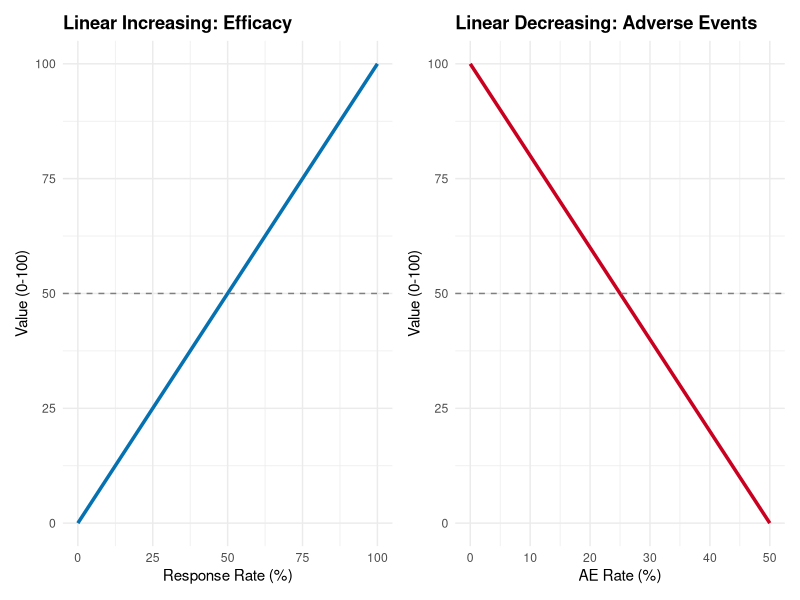
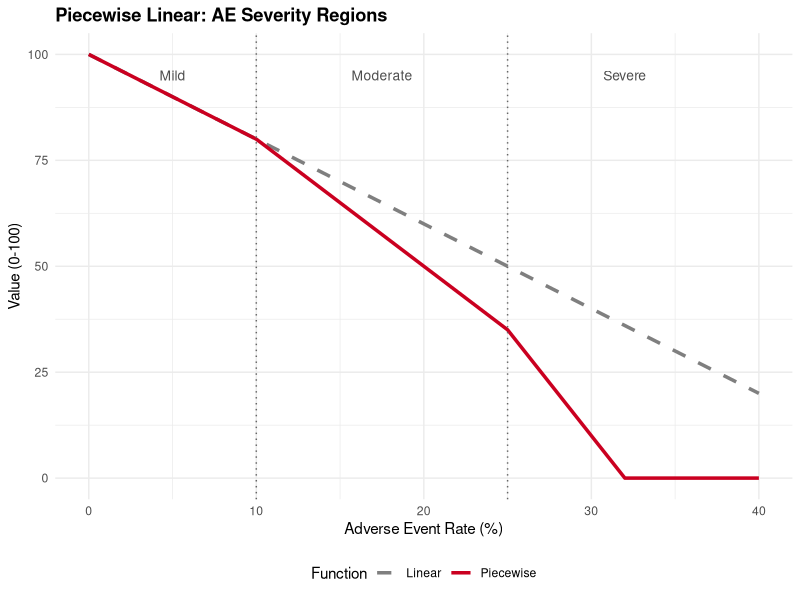
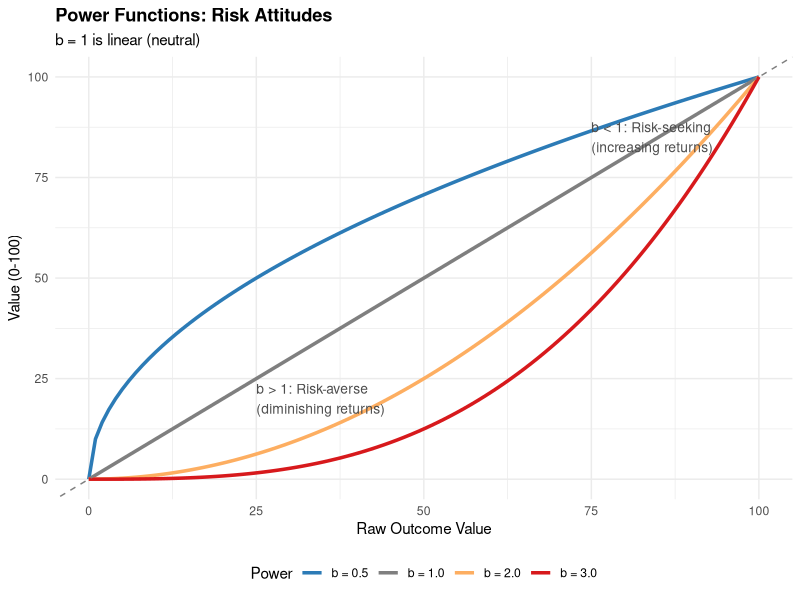
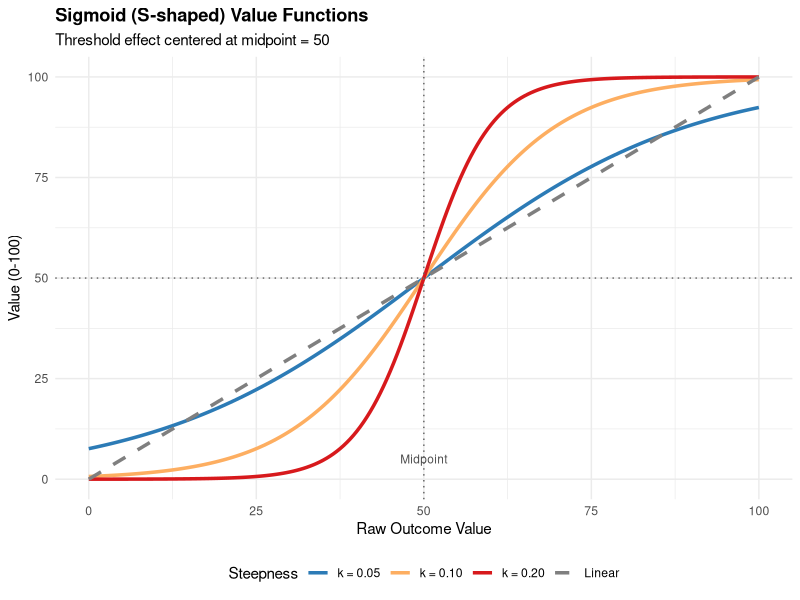
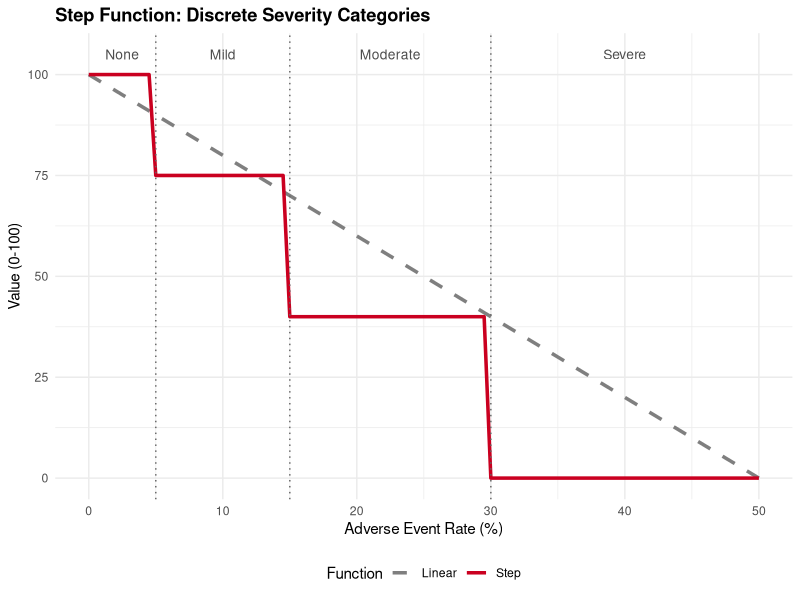
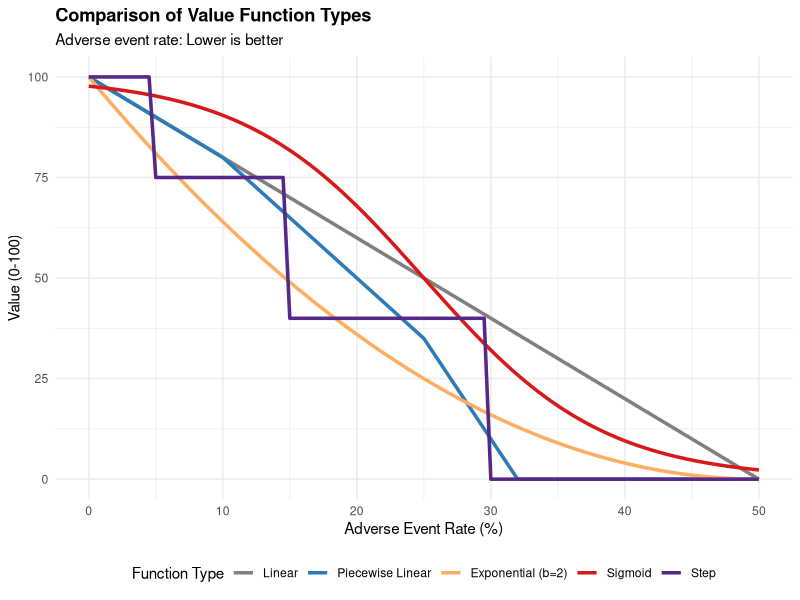
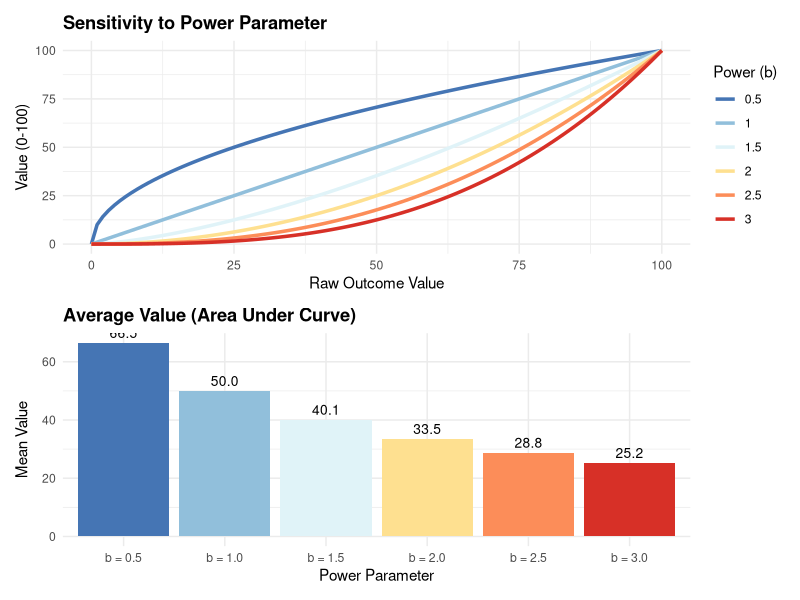

These charts were generated, in order, by the following R code: (Note: this script raises an error after producing the figures.)
## ---- chunk 1
knitr::opts_chunk$set(
  collapse = TRUE,
  comment = "#>",
  fig.width = 10,
  fig.height = 6,
  echo = FALSE,
  message = FALSE,
  warning = FALSE
)
## ---- chunk 2
library(ggplot2)
library(dplyr)
library(tidyr)
library(patchwork)
## ---- chunk 3
# Define linear value functions
linear_increasing <- function(x, min_val, max_val) {
  100 * (x - min_val) / (max_val - min_val)
}

linear_decreasing <- function(x, min_val, max_val) {
  100 * (max_val - x) / (max_val - min_val)
}

# Example: Efficacy (0-100% response rate)
x_efficacy <- seq(0, 100, by = 1)
value_efficacy <- linear_increasing(x_efficacy, min_val = 0, max_val = 100)

# Example: Adverse events (0-50% AE rate)
x_ae <- seq(0, 50, by = 0.5)
value_ae <- linear_decreasing(x_ae, min_val = 0, max_val = 50)

# Create plots
p_efficacy <- ggplot(data.frame(x = x_efficacy, value = value_efficacy),
                     aes(x = x, y = value)) +
  geom_line(color = "#0571b0", linewidth = 1.2) +
  geom_hline(yintercept = 50, linetype = "dashed", color = "gray50") +
  labs(
    title = "Linear Increasing: Efficacy",
    x = "Response Rate (%)",
    y = "Value (0-100)"
  ) +
  theme_minimal() +
  theme(plot.title = element_text(face = "bold"))

p_ae <- ggplot(data.frame(x = x_ae, value = value_ae),
               aes(x = x, y = value)) +
  geom_line(color = "#ca0020", linewidth = 1.2) +
  geom_hline(yintercept = 50, linetype = "dashed", color = "gray50") +
  labs(
    title = "Linear Decreasing: Adverse Events",
    x = "AE Rate (%)",
    y = "Value (0-100)"
  ) +
  theme_minimal() +
  theme(plot.title = element_text(face = "bold"))

p_efficacy + p_ae
## ---- chunk 4
# Piecewise linear function with 3 segments
piecewise_linear <- function(x, breakpoints, slopes, intercepts) {
  value <- numeric(length(x))
  for (i in seq_along(x)) {
    if (x[i] < breakpoints[1]) {
      value[i] <- slopes[1] * x[i] + intercepts[1]
    } else if (x[i] < breakpoints[2]) {
      value[i] <- slopes[2] * (x[i] - breakpoints[1]) + intercepts[2]
    } else {
      value[i] <- slopes[3] * (x[i] - breakpoints[2]) + intercepts[3]
    }
  }
  # Constrain to 0-100
  pmax(0, pmin(100, value))
}

# Example: AE severity with different concern levels
# Mild (0-10%): slope = -2
# Moderate (10-25%): slope = -3
# Severe (>25%): slope = -5

x_ae_pw <- seq(0, 40, by = 0.5)

# Calculate intercepts to ensure continuity
# At x=0: value=100
# At x=10: value=100-2*10=80
# At x=25: value=80-3*(25-10)=35

breakpoints <- c(10, 25)
slopes <- c(-2, -3, -5)
intercepts <- c(100, 80, 35)

value_ae_pw <- piecewise_linear(x_ae_pw, breakpoints, slopes, intercepts)

# Compare with linear
value_ae_linear <- linear_decreasing(x_ae_pw, min_val = 0, max_val = 50)

comparison_df <- data.frame(
  x = rep(x_ae_pw, 2),
  value = c(value_ae_pw, value_ae_linear),
  type = rep(c("Piecewise", "Linear"), each = length(x_ae_pw))
)

ggplot(comparison_df, aes(x = x, y = value, color = type, linetype = type)) +
  geom_line(linewidth = 1.2) +
  geom_vline(xintercept = breakpoints, linetype = "dotted", color = "gray40") +
  annotate("text", x = 5, y = 95, label = "Mild", size = 3.5, color = "gray30") +
  annotate("text", x = 17.5, y = 95, label = "Moderate", size = 3.5, color = "gray30") +
  annotate("text", x = 32, y = 95, label = "Severe", size = 3.5, color = "gray30") +
  scale_color_manual(values = c("Piecewise" = "#ca0020", "Linear" = "gray50")) +
  scale_linetype_manual(values = c("Piecewise" = "solid", "Linear" = "dashed")) +
  labs(
    title = "Piecewise Linear: AE Severity Regions",
    x = "Adverse Event Rate (%)",
    y = "Value (0-100)",
    color = "Function",
    linetype = "Function"
  ) +
  theme_minimal() +
  theme(
    plot.title = element_text(face = "bold"),
    legend.position = "bottom"
  )
## ---- chunk 5
# Power/exponential functions
power_function <- function(x, min_val, max_val, power) {
  normalized <- (x - min_val) / (max_val - min_val)
  100 * normalized^power
}

x_vals <- seq(0, 100, by = 1)

# Different power values
powers <- c(0.5, 1, 2, 3)
power_data <- data.frame()

for (p in powers) {
  values <- power_function(x_vals, min_val = 0, max_val = 100, power = p)
  power_data <- rbind(
    power_data,
    data.frame(
      x = x_vals,
      value = values,
      power = as.factor(sprintf("b = %.1f", p))
    )
  )
}

ggplot(power_data, aes(x = x, y = value, color = power)) +
  geom_line(linewidth = 1.2) +
  geom_abline(slope = 1, intercept = 0, linetype = "dashed", color = "gray50") +
  annotate("text", x = 75, y = 85, label = "b < 1: Risk-seeking\n(increasing returns)",
           size = 3.5, color = "gray30", hjust = 0) +
  annotate("text", x = 25, y = 20, label = "b > 1: Risk-averse\n(diminishing returns)",
           size = 3.5, color = "gray30", hjust = 0) +
  scale_color_manual(values = c(
    "b = 0.5" = "#2c7bb6",
    "b = 1.0" = "gray50",
    "b = 2.0" = "#fdae61",
    "b = 3.0" = "#d7191c"
  )) +
  labs(
    title = "Power Functions: Risk Attitudes",
    subtitle = "b = 1 is linear (neutral)",
    x = "Raw Outcome Value",
    y = "Value (0-100)",
    color = "Power"
  ) +
  theme_minimal() +
  theme(
    plot.title = element_text(face = "bold"),
    legend.position = "bottom"
  )
## ---- chunk 6
# Sigmoid/logistic function
sigmoid_function <- function(x, min_val, max_val, midpoint, steepness) {
  # Normalize x to midpoint
  x_centered <- x - midpoint
  # Apply logistic function
  100 / (1 + exp(-steepness * x_centered))
}

x_vals <- seq(0, 100, by = 0.5)

# Different steepness values (k parameter)
steepness_vals <- c(0.05, 0.1, 0.2)
sigmoid_data <- data.frame()

for (k in steepness_vals) {
  values <- sigmoid_function(x_vals, min_val = 0, max_val = 100,
                             midpoint = 50, steepness = k)
  sigmoid_data <- rbind(
    sigmoid_data,
    data.frame(
      x = x_vals,
      value = values,
      steepness = as.factor(sprintf("k = %.2f", k))
    )
  )
}

# Add linear for comparison
sigmoid_data <- rbind(
  sigmoid_data,
  data.frame(
    x = x_vals,
    value = linear_increasing(x_vals, 0, 100),
    steepness = "Linear"
  )
)

ggplot(sigmoid_data, aes(x = x, y = value, color = steepness, linetype = steepness)) +
  geom_line(linewidth = 1.2) +
  geom_vline(xintercept = 50, linetype = "dotted", color = "gray40") +
  geom_hline(yintercept = 50, linetype = "dotted", color = "gray40") +
  annotate("text", x = 50, y = 5, label = "Midpoint", size = 3, color = "gray30") +
  scale_color_manual(values = c(
    "k = 0.05" = "#2c7bb6",
    "k = 0.10" = "#fdae61",
    "k = 0.20" = "#d7191c",
    "Linear" = "gray50"
  )) +
  scale_linetype_manual(values = c(
    "k = 0.05" = "solid",
    "k = 0.10" = "solid",
    "k = 0.20" = "solid",
    "Linear" = "dashed"
  )) +
  labs(
    title = "Sigmoid (S-shaped) Value Functions",
    subtitle = "Threshold effect centered at midpoint = 50",
    x = "Raw Outcome Value",
    y = "Value (0-100)",
    color = "Steepness",
    linetype = "Steepness"
  ) +
  theme_minimal() +
  theme(
    plot.title = element_text(face = "bold"),
    legend.position = "bottom"
  )
## ---- chunk 7
# Step function for severity categories
step_function <- function(x, thresholds, values) {
  result <- numeric(length(x))
  for (i in seq_along(x)) {
    # Find which category x[i] falls into
    category <- sum(x[i] >= thresholds) + 1
    result[i] <- values[category]
  }
  result
}

x_vals <- seq(0, 50, by = 0.5)

# Example: AE severity categories
# None (0-5%): value=100
# Mild (5-15%): value=75
# Moderate (15-30%): value=40
# Severe (>30%): value=0

thresholds <- c(5, 15, 30)
values <- c(100, 75, 40, 0)

value_step <- step_function(x_vals, thresholds, values)
value_linear <- linear_decreasing(x_vals, 0, 50)

comparison_step <- data.frame(
  x = rep(x_vals, 2),
  value = c(value_step, value_linear),
  type = rep(c("Step", "Linear"), each = length(x_vals))
)

ggplot(comparison_step, aes(x = x, y = value, color = type, linetype = type)) +
  geom_line(linewidth = 1.2) +
  geom_vline(xintercept = thresholds, linetype = "dotted", color = "gray40") +
  annotate("text", x = 2.5, y = 105, label = "None", size = 3.5, color = "gray30") +
  annotate("text", x = 10, y = 105, label = "Mild", size = 3.5, color = "gray30") +
  annotate("text", x = 22.5, y = 105, label = "Moderate", size = 3.5, color = "gray30") +
  annotate("text", x = 40, y = 105, label = "Severe", size = 3.5, color = "gray30") +
  scale_color_manual(values = c("Step" = "#ca0020", "Linear" = "gray50")) +
  scale_linetype_manual(values = c("Step" = "solid", "Linear" = "dashed")) +
  labs(
    title = "Step Function: Discrete Severity Categories",
    x = "Adverse Event Rate (%)",
    y = "Value (0-100)",
    color = "Function",
    linetype = "Function"
  ) +
  theme_minimal() +
  theme(
    plot.title = element_text(face = "bold"),
    legend.position = "bottom"
  )
## ---- chunk 8
x_vals <- seq(0, 50, by = 0.5)

# Generate all function types
comparison_all <- data.frame(
  x = rep(x_vals, 5),
  value = c(
    linear_decreasing(x_vals, 0, 50),
    piecewise_linear(x_vals, c(10, 25), c(-2, -3, -5), c(100, 80, 35)),
    power_function(50 - x_vals, 0, 50, 2),  # Decreasing + risk-averse
    100 - sigmoid_function(x_vals, 0, 50, 25, 0.15),  # Inverted sigmoid
    step_function(x_vals, c(5, 15, 30), c(100, 75, 40, 0))
  ),
  type = rep(
    c("Linear", "Piecewise Linear", "Exponential (b=2)",
      "Sigmoid", "Step"),
    each = length(x_vals)
  )
)

comparison_all$type <- factor(
  comparison_all$type,
  levels = c("Linear", "Piecewise Linear", "Exponential (b=2)",
             "Sigmoid", "Step")
)

ggplot(comparison_all, aes(x = x, y = value, color = type)) +
  geom_line(linewidth = 1.2) +
  scale_color_manual(values = c(
    "Linear" = "gray50",
    "Piecewise Linear" = "#2c7bb6",
    "Exponential (b=2)" = "#fdae61",
    "Sigmoid" = "#d7191c",
    "Step" = "#542788"
  )) +
  labs(
    title = "Comparison of Value Function Types",
    subtitle = "Adverse event rate: Lower is better",
    x = "Adverse Event Rate (%)",
    y = "Value (0-100)",
    color = "Function Type"
  ) +
  theme_minimal() +
  theme(
    plot.title = element_text(face = "bold"),
    legend.position = "bottom"
  )
## ---- chunk 9
# Sensitivity to power parameter
x_vals <- seq(0, 100, by = 1)
powers <- c(0.5, 1, 1.5, 2, 2.5, 3)

sensitivity_data <- data.frame()
for (p in powers) {
  values <- power_function(x_vals, 0, 100, p)
  sensitivity_data <- rbind(
    sensitivity_data,
    data.frame(
      x = x_vals,
      value = values,
      power = p,
      power_label = sprintf("b = %.1f", p)
    )
  )
}

# Calculate area under curve as a sensitivity metric
auc_values <- sensitivity_data %>%
  group_by(power_label) %>%
  summarise(auc = sum(value) / n(), .groups = "drop")

p1 <- ggplot(sensitivity_data, aes(x = x, y = value, color = as.factor(power))) +
  geom_line(linewidth = 1.2) +
  scale_color_brewer(palette = "RdYlBu", direction = -1) +
  labs(
    title = "Sensitivity to Power Parameter",
    x = "Raw Outcome Value",
    y = "Value (0-100)",
    color = "Power (b)"
  ) +
  theme_minimal() +
  theme(plot.title = element_text(face = "bold"))

p2 <- ggplot(auc_values, aes(x = power_label, y = auc, fill = power_label)) +
  geom_col() +
  geom_text(aes(label = sprintf("%.1f", auc)), vjust = -0.5, size = 3.5) +
  scale_fill_brewer(palette = "RdYlBu", direction = -1) +
  labs(
    title = "Average Value (Area Under Curve)",
    x = "Power Parameter",
    y = "Mean Value"
  ) +
  theme_minimal() +
  theme(
    plot.title = element_text(face = "bold"),
    legend.position = "none"
  )

p1 / p2
## ---- chunk 10
# Benefit criterion: higher efficacy is better
create_value_function_plot(
  criterion_name = "Response Rate (%)",
  min_val = 0,
  max_val = 100,
  direction = "increasing"
)
## ---- chunk 11
# Compare benefit (increasing) and risk (decreasing) value functions
compare_value_functions(
  benefit_name = "Efficacy",
  benefit_min = 0,
  benefit_max = 100,
  benefit_label = "Response Rate (%)",
  risk_name = "Safety",
  risk_min = 0,
  risk_max = 50,
  risk_label = "Adverse Event Rate (%)"
)
## ---- chunk 12
# Define clinical scales
clinical_scales <- list(
  `Benefit 1` = list(min = 0, max = 1, direction = "increasing"),
  `Benefit 2` = list(min = 0, max = 100, direction = "decreasing"),
  `Benefit 3` = list(min = 0, max = 100, direction = "increasing"),
  `Risk 1` = list(min = 0, max = 0.5, direction = "decreasing"),
  `Risk 2` = list(min = 0, max = 0.3, direction = "decreasing")
)

# Plot all value functions
plot_multiple_value_functions(
  clinical_scales = clinical_scales,
  ncol = 3
)
## ---- chunk 13
# Compare different value function types
compare_value_function_types(
  benefit_name = "Efficacy",
  benefit_min = 0,
  benefit_max = 100,
  benefit_label = "Response Rate (%)",
  risk_name = "Safety",
  risk_min = 0,
  risk_max = 50,
  risk_label = "Adverse Event Rate (%)",
  power = 2
)
